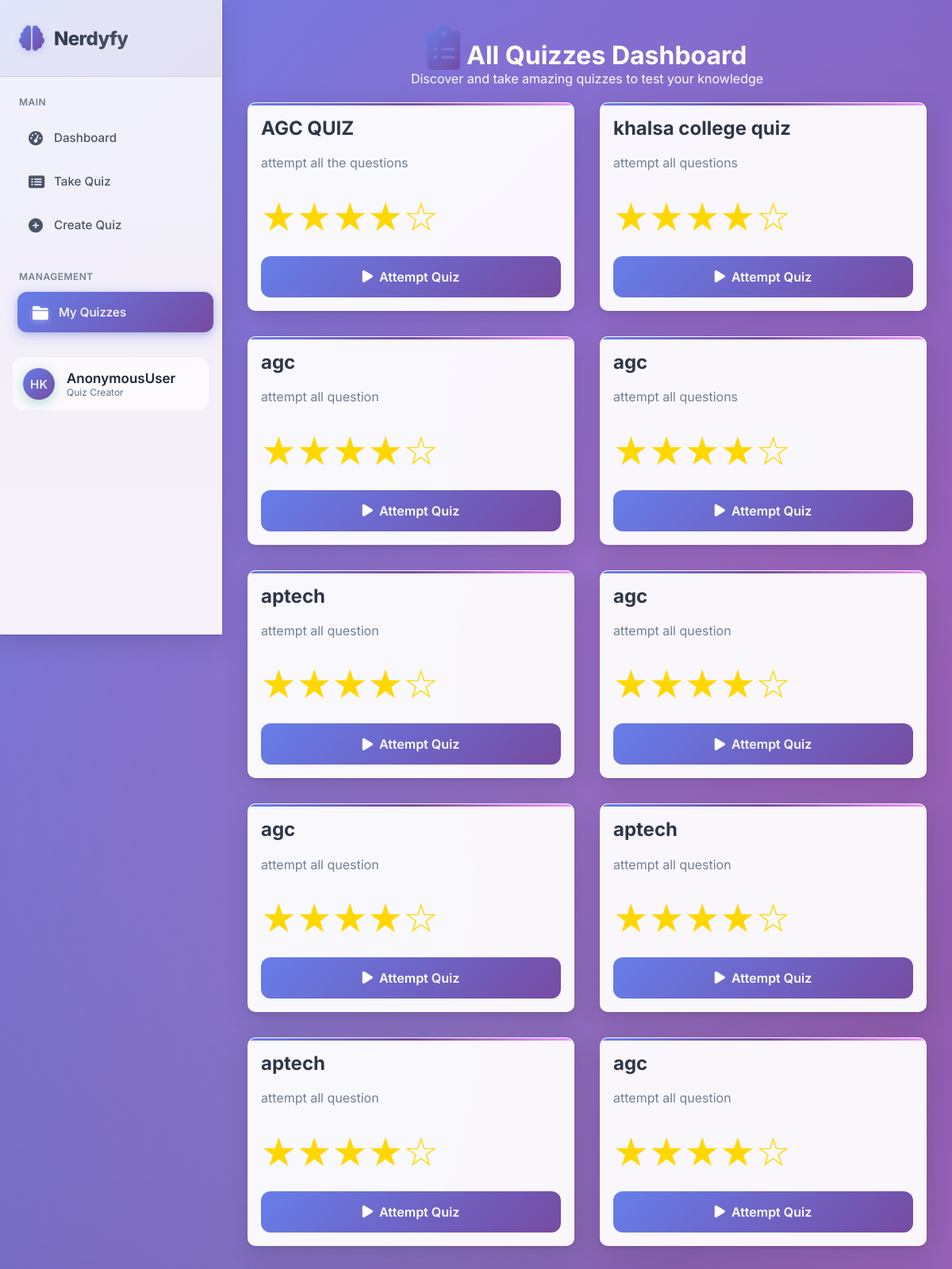
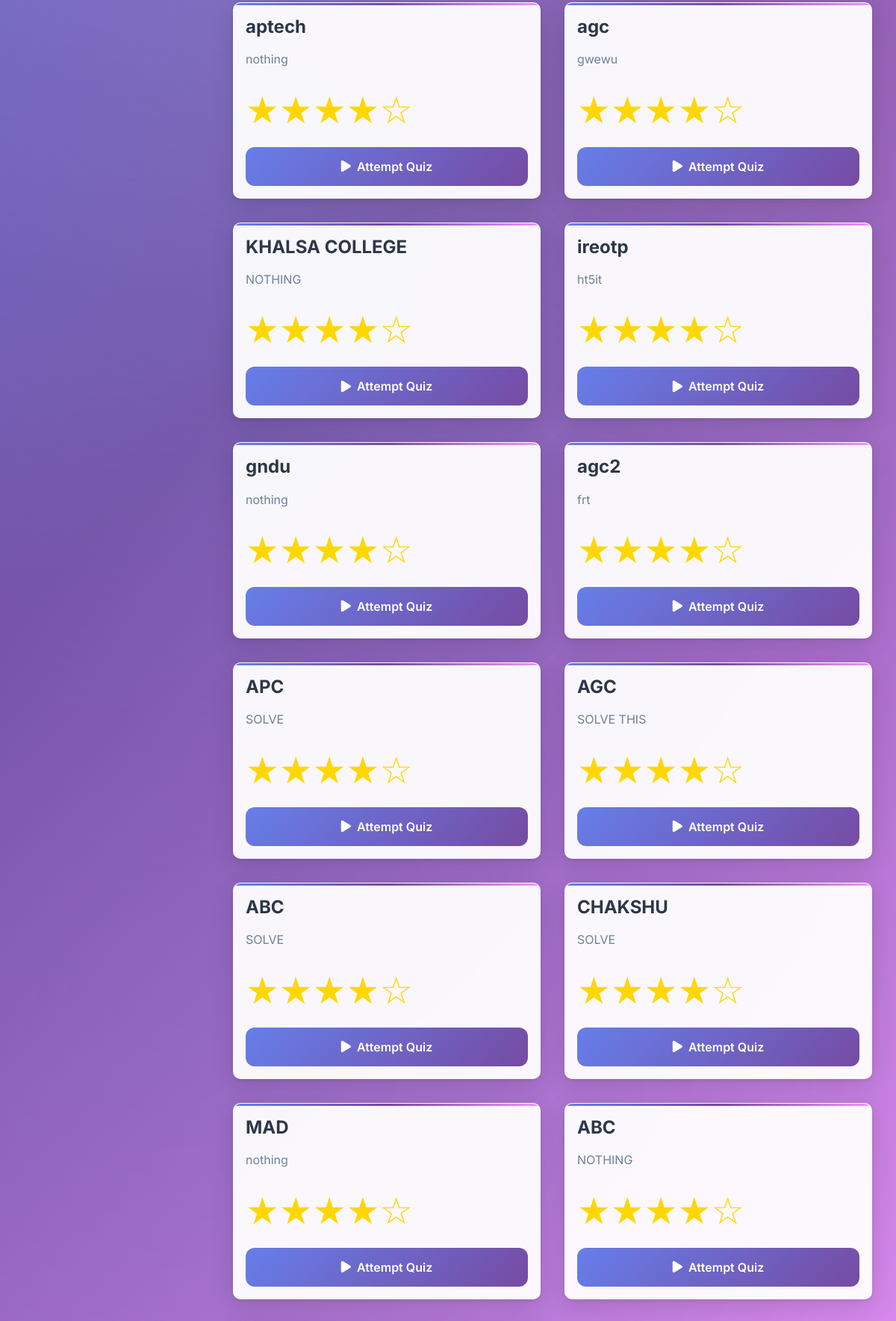
/allquiz/ (upper part), run on the app's committed database (2 pictures, top to bottom).
### quizapp/models.py (models this page shows)
class Quiz(models.Model):
    title = models.CharField(max_length=400)
    description = models.CharField(max_length=1000)
    totalquestions = models.IntegerField()
    time = models.IntegerField()
    created_at = models.DateTimeField(auto_now_add=True)
    created_by = models.ForeignKey(User, on_delete=models.CASCADE, default=1, null=True, blank=True)

### quizapp/views.py (the view)
# urls.py: path('allquiz/',allquiz_views,name='allquiz'),
def allquiz_views(request):
    quizzes = Quiz.objects.all().order_by('created_at')
    return render(request,'allquiz.html',{'quizzes':quizzes})

### template/allquiz.html (shortened to what this page needs)
<!DOCTYPE html>
<html lang="en">
<head>
    <link href="https://cdnjs.cloudflare.com/ajax/libs/font-awesome/6.0.0/css/all.min.css" rel="stylesheet">
</head>
<body>
  <div class="dashboard-container">
        <aside class="sidebar">
            <div class="sidebar-header">
                <div class="logo">
                    <i class="fas fa-brain"></i>
                    <h2>Nerdyfy</h2>
                </div>
            </div>
            <nav class="nav-menu">
                <div class="nav-section">
                    <div class="nav-section-title">Main</div>
                    <div class="nav-item">
                        <a href="{% url 'dashboard' %}" class="nav-link">
                            <i class="fas fa-tachometer-alt"></i>
                            Dashboard
                        </a>
                    </div>
                    <div class="nav-item">
                        <a href="{% url 'allquiz' %}" class="nav-link">
                            <i class="fas fa-list-alt"></i>
                            Take Quiz
                        </a>
                    </div>
                    <div class="nav-item">
                        <a href="{% url 'quizform' %}" class="nav-link">
                            <i class="fas fa-plus-circle"></i>
                            Create Quiz
                        </a>
                    </div>
                </div>
                <div class="nav-section">
                    <div class="nav-section-title">Management</div>
                    <div class="nav-item">
                        <a href="{% url 'myquiz' %}" class="nav-link active">
                            <i class="fas fa-folder"></i>
                            My Quizzes
                        </a>
                    </div>
                </div>
               <div class="nav-item">
                  <a href="/profile" class="user-profile">
                    <div class="user-avatar">HK</div>
                    <div class="user-info">
                      <div class="user-name">{{ user }}</div>
                      <div class="user-role">Quiz Creator</div>
                    </div>
                  </a>
                </div>
            </nav>
        </aside>
        <main class="main-content">
                <div class="content">
                    <h1>
                        <i class="fas fa-clipboard-list header-icon"></i>
                        All Quizzes Dashboard
                    </h1>
                    <p class="content">Discover and take amazing quizzes to test your knowledge</p>
                </div>
                {% if quizzes %}
                    <div class="container" id="quizContainer">
                        {% for quiz in quizzes %}
                            <div class="quiz-card" >
                                <div class="quiz-title">{{ quiz.title }}</div>
                                <div class="quiz-desc">{{ quiz.description|default:"No description provided. This quiz will test your knowledge and help you learn new concepts." }}</div>
                                <div class="quiz-rating">★★★★☆</div>
                                {% if quiz.id %}
                                    <a href="{% url 'takequiz' quiz.id %}" class="attempt-btn">
                                        <i class="fas fa-play btn-icon"></i>
                                        Attempt Quiz
                                    </a>
                                {% endif %}
                            </div>
                        {% endfor %}
                    </div>
                {% endif %}
            </div>
</body>
</html>

### data on the page
Quiz: title "AGC QUIZ", description "attempt all the questions", shows "Attempt Quiz"
Quiz: title "khalsa college quiz", description "attempt all questions", shows "Attempt Quiz"
Quiz: title "agc", description "attempt all question", shows "Attempt Quiz"
Quiz: title "agc", description "attempt all questions", shows "Attempt Quiz"
Quiz: title "aptech", description "attempt all question", shows "Attempt Quiz"
Quiz: title "agc", description "attempt all question", shows "Attempt Quiz"
Quiz: title "agc", description "attempt all question", shows "Attempt Quiz"
Quiz: title "aptech", description "attempt all question", shows "Attempt Quiz"
Quiz: title "aptech", description "attempt all question", shows "Attempt Quiz"
Quiz: title "agc", description "attempt all question", shows "Attempt Quiz"
Quiz: title "aptech", description "nothing", shows "Attempt Quiz"
Quiz: title "agc", description "gwewu", shows "Attempt Quiz"
Quiz: title "KHALSA COLLEGE", description "NOTHING", shows "Attempt Quiz"
Quiz: title "ireotp", description "ht5it", shows "Attempt Quiz"
Quiz: title "gndu", description "nothing", shows "Attempt Quiz"
Quiz: title "agc2", description "frt", shows "Attempt Quiz"
Quiz: title "APC", description "SOLVE", shows "Attempt Quiz"
Quiz: title "AGC", description "SOLVE THIS", shows "Attempt Quiz"
Quiz: title "ABC", description "SOLVE", shows "Attempt Quiz"
Quiz: title "CHAKSHU", description "SOLVE", shows "Attempt Quiz"
Quiz: title "MAD", description "nothing", shows "Attempt Quiz"
Quiz: title "ABC", description "NOTHING", shows "Attempt Quiz"

### other printed values
{{ user }} "AnonymousUser"
